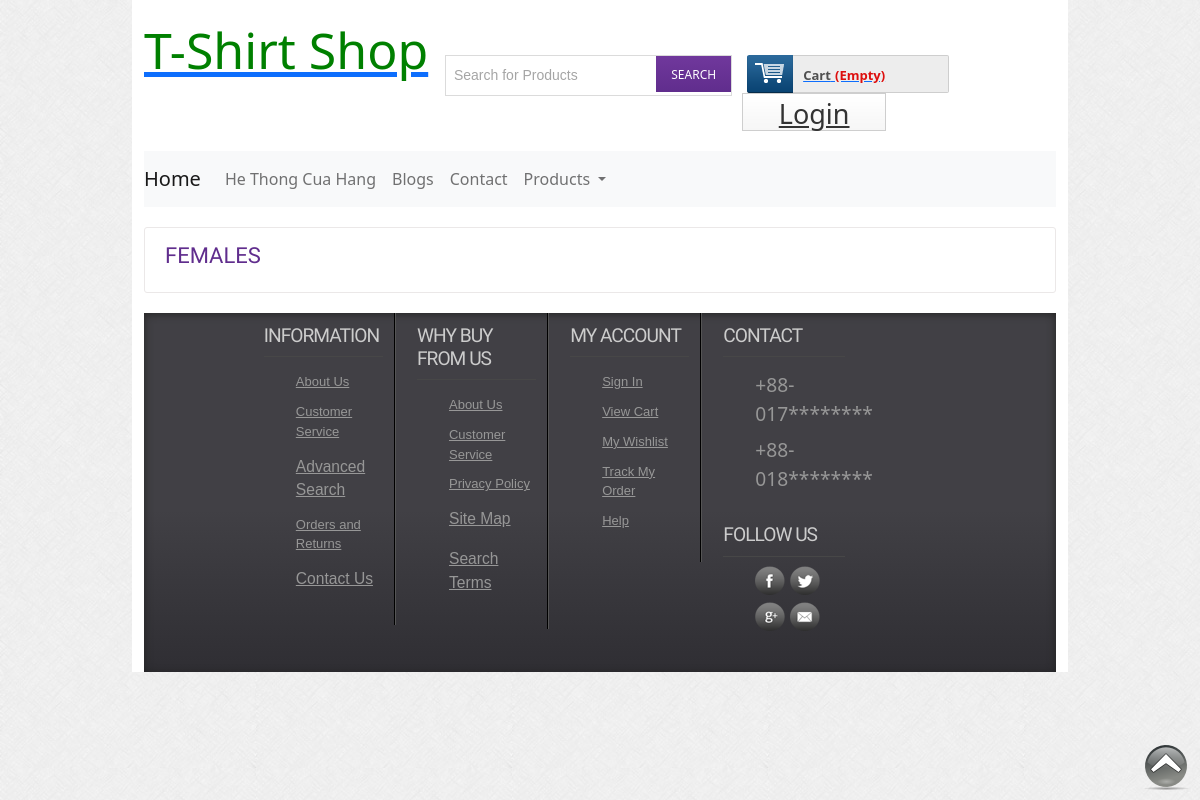
The app's page /products-females.php, older data.
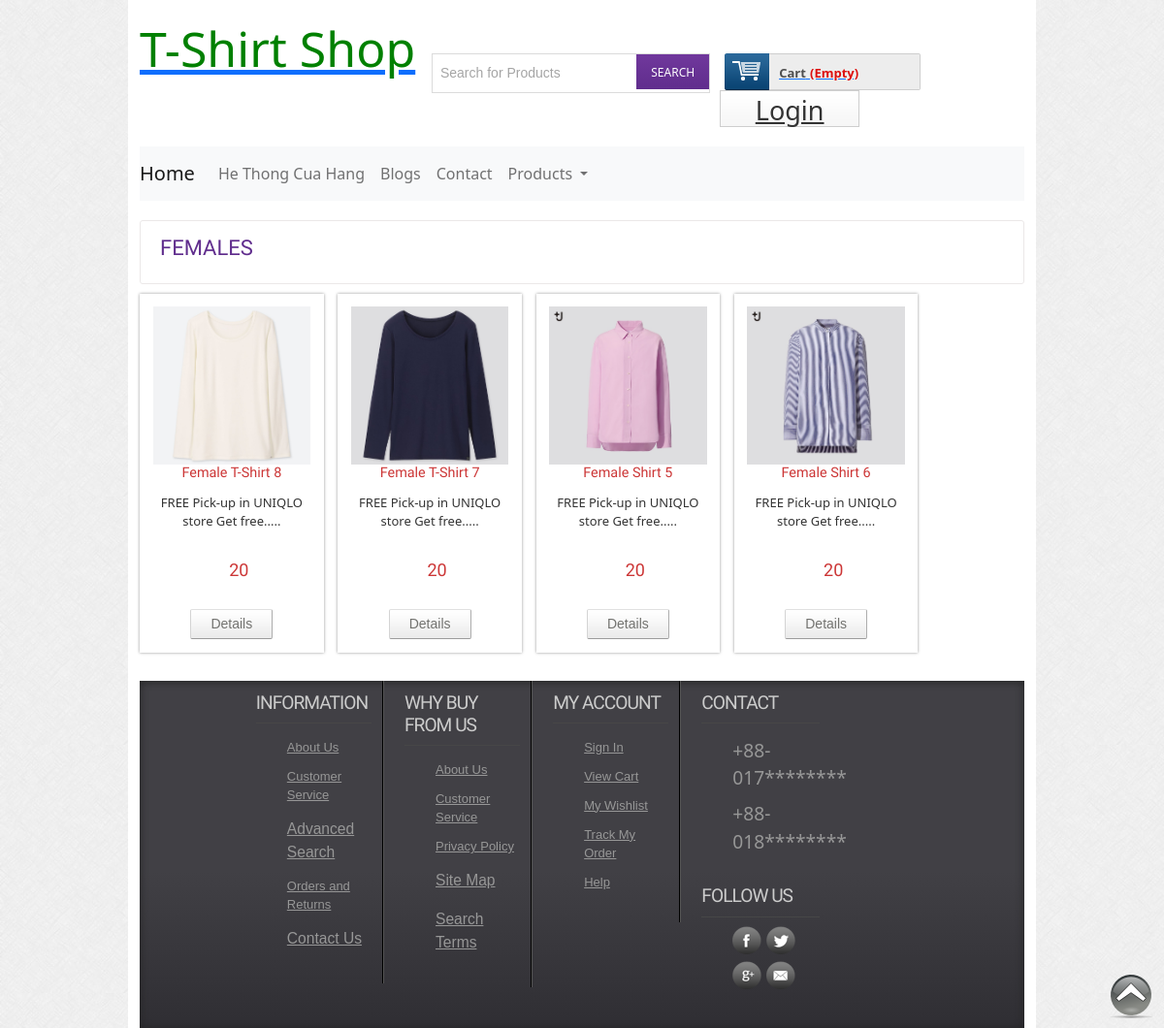
The same page, newer data.
### tables this page shows
CREATE TABLE `tbl_product` (
  `productId` int(11) NOT NULL,
  `productName` varchar(255) NOT NULL,
  `catId` int(11) NOT NULL,
  `brandId` int(11) NOT NULL,
  `body` text NOT NULL,
  `price` float NOT NULL,
  `image` varchar(255) NOT NULL,
  `type` tinyint(4) NOT NULL DEFAULT 0
);

### classes/Product.php (called while the page is built, shortened)
<?php
$filepath = realpath(dirname(__FILE__));
include_once($filepath.'/../lib/Database.php');
include_once($filepath.'/../helpers/Format.php');
 ?>
<?php
class Product
{
    private $db;
    public function __construct()
    {
        $this->db = new Database();
    }
    public function getBrandProductFemales()
    {
        $query = "SELECT * FROM tbl_product WHERE brandId = '1' ORDER BY productId DESC LIMIT 4";
        $result = $this->db->select($query);
        return $result;
    }
}

### lib/Database.php (called while the page is built, shortened)
<?php
class Database
{
    public $host   = DB_HOST;
    public $user   = DB_USER;
    public $pass   = DB_PASS;
    public $dbname = DB_NAME;
    public $link;
    private function connectDB()
    {
        $this->link = new mysqli(
            $this->host,
            $this->user,
            $this->pass,
            $this->dbname
        );
    }
    public function select($query)
    {
        $result = $this->link->query($query) or
        die($this->link->error . __LINE__);
        if ($result->num_rows > 0) {
            return $result;
        } else {
            return false;
        }
    }
}

### helpers/Format.php (called while the page is built, shortened)
<?php
class Format
{
    public function textShorten($text, $limit = 400)
    {
        $text = $text . " ";
        $text = substr($text, 0, $limit);
        $text = substr($text, 0, strrpos($text, ' '));
        $text = $text . ".....";
        return $text;
    }
}

### products-females.php (the view, shortened to what this page needs)
<?php include 'inc/header.php'; ?>
 <div class="main">
    <div class="content">
    	<div class="content_top">
    		<div class="heading">
    		<h3>Females</h3>
    		</div>
    	</div>
	      <div class="section group">
				<?php
                $getBrandProFemales = $pd->getBrandProductFemales();
                if ($getBrandProFemales) {
                    while ($result = $getBrandProFemales->fetch_assoc()) {
                        ?>
				<div class="grid_1_of_4 images_1_of_4">
					 <a href="details.php?proId=<?php echo $result['productId'] ?>"><img src="admin/<?php echo $result['image']; ?>" alt="" /></a>
					 <h2><?php echo $result['productName']; ?></h2>
					 <p><?php echo $fm->textShorten($result['body'], 40); ?></p>
					 <p><span class="price"><?php echo $result['price']; ?></span></p>
				     <div class="button"><span><a href="details.php?proId=<?php echo $result['productId']; ?>" class="details">Details</a></span></div>
				</div>
				<?php
                    }
                } ?>
			</div>
 </div>
<?php include 'inc/footer.php'; ?>

Row changes from the older to the newer data that the page shows:
added tbl_product: image (picture), productName "Female T-Shirt 8", body "FREE Pick-up in UNIQLO store Get free.....", price "20"
added tbl_product: image (picture), productName "Female T-Shirt 7", body "FREE Pick-up in UNIQLO store Get free.....", price "20"
added tbl_product: image (picture), productName "Female Shirt 5", body "FREE Pick-up in UNIQLO store Get free.....", price "20"
added tbl_product: image (picture), productName "Female Shirt 6", body "FREE Pick-up in UNIQLO store Get free.....", price "20"
